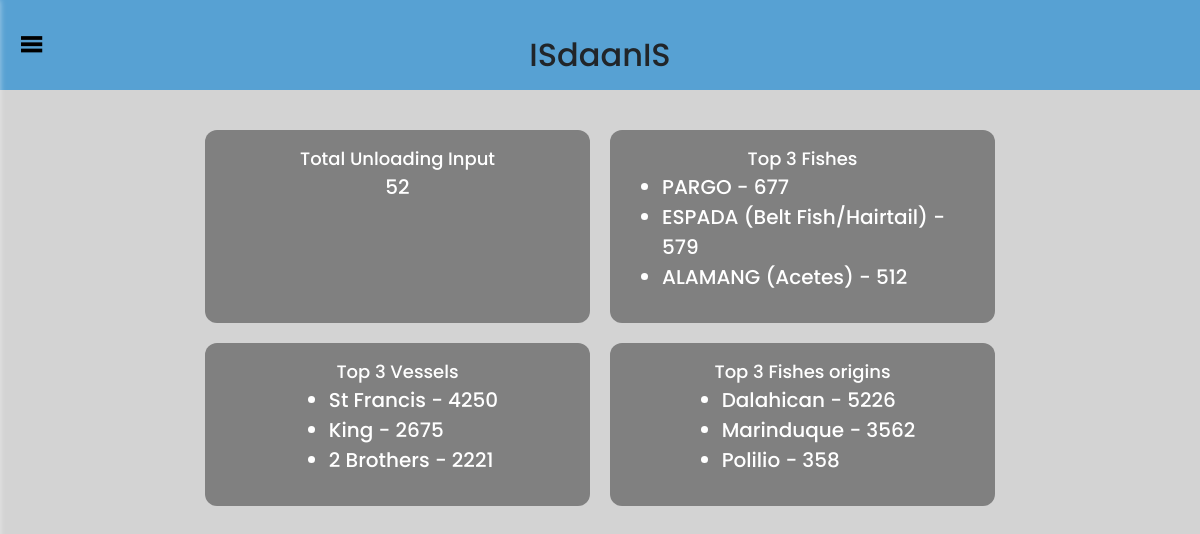
/analytics/admindashboard/ (signed in), run on the app's committed database.
### Analytics/models.py (models this page shows, shortened)
class Species(models.Model):
    species_name = models.CharField(max_length=30, unique = True)
    quantity = models.IntegerField()

### Analytics/views.py (the view)
# urls.py: path('admindashboard/', views.isadmindashboard, name="admindashboard"),
@login_required(login_url='Authentication:loginadmin')
def isadmindashboard(request):
    recent_transactions = DailyTransaction.objects.order_by('-date')[:4]
    transactions = DailyTransaction.objects.all()
    total_number_of_inputs = DailyTransaction.objects.count()
    top_fishes = DailyTransaction.objects.values('species__species_name').annotate(total_quantity=Sum('quantity')).order_by('-total_quantity')[:3]
    top_vessels = DailyTransaction.objects.values('vessel__vessel_name').annotate(total_quantity=Sum('quantity')).order_by('-total_quantity')[:3]
    top_origins = DailyTransaction.objects.values('origin__origin').annotate(total_quantity=Sum('quantity')).order_by('-total_quantity')[:3]
    return render(request, 'admindash.html', {
        'transactions': transactions,
        'recent_transactions': recent_transactions,
        'total_number_of_inputs': total_number_of_inputs,
        'top_fishes': top_fishes,
        'top_vessels': top_vessels,
        'top_origins': top_origins,
    })

### Analytics/templates/admindash.html (shortened to what this page needs)
{% load static %}
<!DOCTYPE html>
<html lang="en" dir="ltr">
  <head>
    <link rel="stylesheet" href="{% static 'css/Adashboard.css' %}">
    <link href="https://cdn.jsdelivr.net/npm/bootstrap@5.3.0/dist/css/bootstrap.min.css" rel="stylesheet">
    <link href='https://unpkg.com/boxicons@2.0.7/css/boxicons.min.css' rel='stylesheet'>
   </head>
<body>
  <div class="main_box">
    <div class="navbar">
    <h2>ISdaanIS</h2>
    <div class="btn_one">
      <label for="check">
        <i class='bx bx-menu'></i>
      </label>
    </div>
  </div>
    <div class="boxes">
      <div class="box box2">
          <span class="text">Total Unloading Input</span>
          <span class="number">{{ total_number_of_inputs }}</span>
      </div>
    <div class="box box2">
      <span class="text">Top 3 Fishes</span>
      <span class="number"><ul>
        {% for fish in top_fishes %}
        <li>{{ fish.species__species_name }} - {{ fish.total_quantity }}</li>
    {% endfor %}
    </ul></span>
  </div>
    <div class="box box2">
        <span class="text">Top 3 Vessels</span>
        <span class="number"><ul>
          {% for vessel in top_vessels %}
              <li>{{ vessel.vessel__vessel_name }} - {{ vessel.total_quantity }}</li>
          {% endfor %}
      </ul>
    </span>
  </div>
  <div class="box box2">
    <span class="text">Top 3 Fishes origins</span>
    <span class="number">
       <ul>
      {% for origin in top_origins %}
          <li>{{ origin.origin__origin }} - {{ origin.total_quantity }}</li>
      {% endfor %}
  </ul>
</span>
</div>
</div>
  </body>
</html>

### Analytics/static/css/Adashboard.css (style rules this page uses)
* { margin: 0; padding: 0; box-sizing: border-box; font-family: 'Poppins', sans-serif; }
.main_box { position: relative; background-color:lightgray; height: 100vh; width: 100%; }
.main_box .btn_one i { color: black; font-size: 30px; font-weight: 700; position: absolute; left: 16px; line-height: 60px; cursor: pointer; opacity: 1; transition: all 0.3s linear; }
.navbar { background-color: #57a1d3; height: 90px; display: flex; flex-direction: column-reverse; align-content: center; justify-content: center; align-items: center; }
.navbar .btn_one { margin-bottom: 60px; }
.main_box .boxes { display: flex; flex-direction: row; flex-wrap: wrap; justify-content: center; margin-top: 30px; }
.main_box .boxes .box { display: flex; flex-direction: column; align-items: center; border-radius: 12px; width: calc(100% / 3 - 15px); padding: 15px 20px; background-color: grey; }
.boxes .box .text { white-space: nowrap; font-size: 18px; font-weight: 500; color: white; }
.boxes .box .number { font-size: 20px; font-weight: 500; color: white; }
.boxes .box.box2 { background-color: grey; margin-top: 20px; margin: 10px; }

### data on the page
Species: species__species_name "PARGO", total_quantity "677"
Species: species__species_name "ESPADA (Belt Fish/Hairtail)", total_quantity "579"
Species: species__species_name "ALAMANG (Acetes)", total_quantity "512"

### other printed values
{{ total_number_of_inputs }} "52"
{{ vessel.vessel__vessel_name }} "St Francis" "King" "2 Brothers"
{{ vessel.total_quantity }} "4250" "2675" "2221"
{{ origin.origin__origin }} "Dalahican" "Marinduque" "Polilio"
{{ origin.total_quantity }} "5226" "3562" "358"
